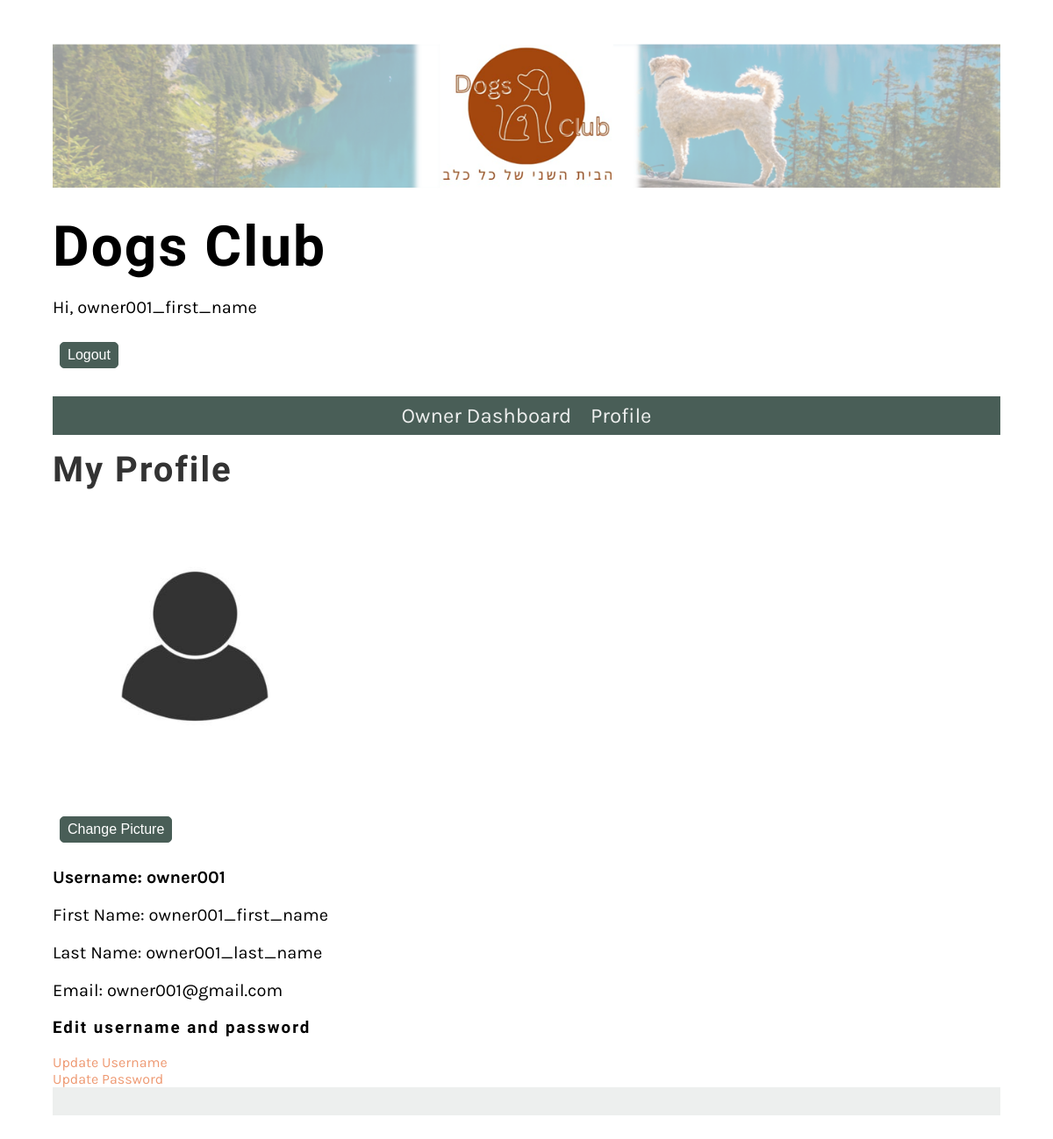
/user/profile/ (signed in), run on an earlier commit of the app's database.
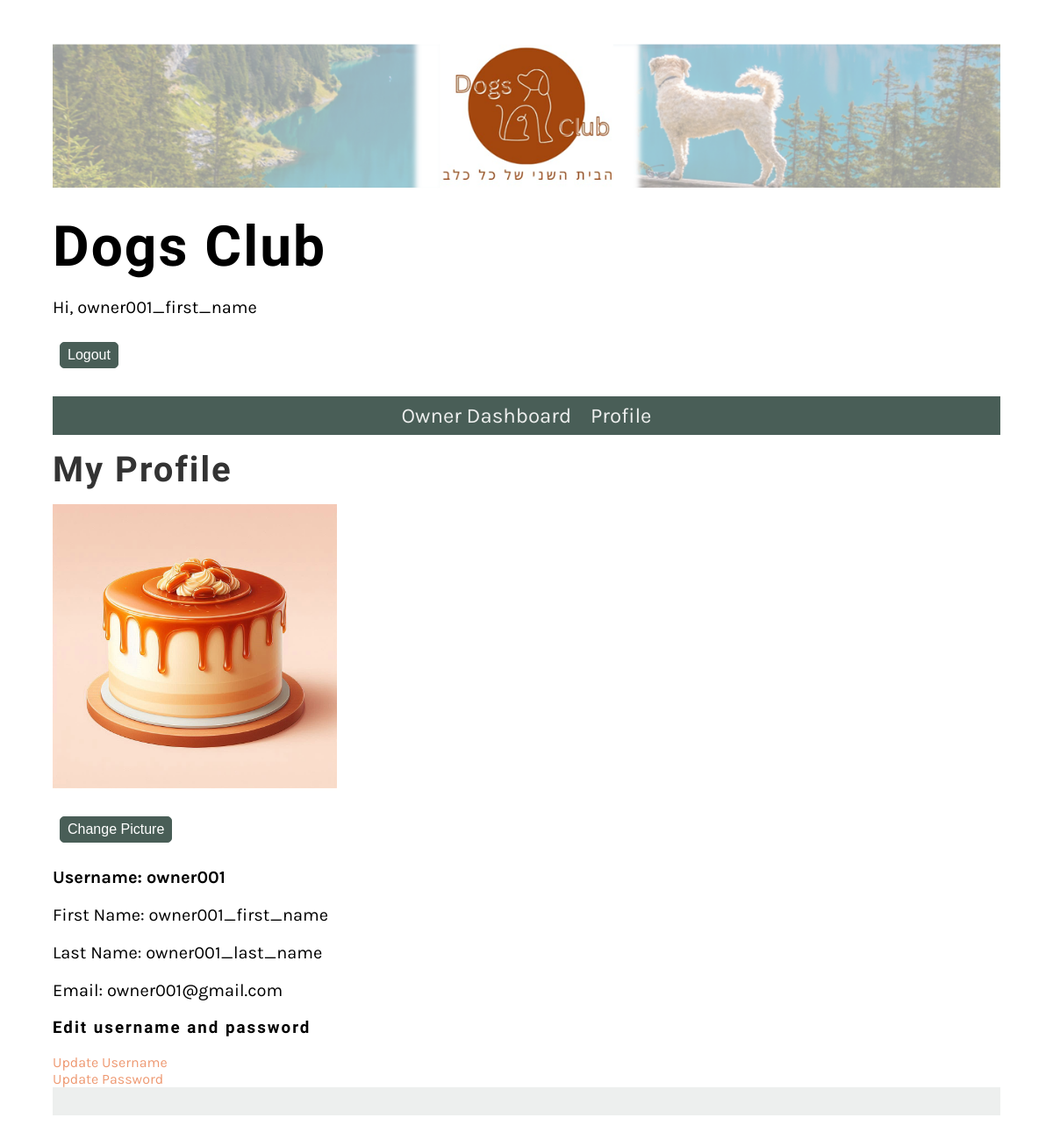
And on a later commit of the database.
### Website/models.py (models this page shows, shortened)
class Profile(models.Model):
    user = models.OneToOneField(User, on_delete=models.CASCADE)
    profile_picture = models.ImageField(upload_to='profile_pictures', blank=True, null=True, default='profile_pictures/default.jpg')

### Website/views.py (the view, shortened to what this page needs)
# urls.py: path('user/profile/', ProfileView.as_view(), name='profile'),
class ProfileView(LoginRequiredMixin, View):
    def get(self, request):
        profile = request.user.profile
        form = ProfileForm(instance=profile)
        dogs = Dog.objects.filter(owner=request.user)
        return render(request, 'profile.html', {'form': form, 'profile': profile, 'dogs': dogs})

### Website/templatetags/custom_filters.py (called while the page is built)
@register.filter
def has_group(user, group_name):
    return user.groups.filter(name=group_name).exists()

### Website/templates/profile.html (shortened to what this page needs)
{% extends 'base.html' %}
{% load static %}
{% load custom_filters %}
{% block content %}
<!DOCTYPE html>
<html>
<head>
</head>
<body>
    <h2>My Profile</h2>
    <div>
        {% if profile.profile_picture %}
            <img src="{{ profile.profile_picture.url }}" alt="Profile Picture" width=30%>
        {% else %}
            <p><i>No profile picture available</i></p>
        {% endif %}
        <button id="change-image-button" onclick="toggleImageUploadForm()" class="small_button">Change Picture</button>
        <p><b>Username: {{ profile.user.username }}</b></p>
        <p>First Name: {{ profile.user.first_name }}</p>
        <p>Last Name: {{ profile.user.last_name }}</p>
        <p>Email: {{ profile.user.email }}</p>
    </div>
    <h3>Edit username and password</h3>
    <a href="{% url 'update_username' %}">Update Username</a></br>
    <a href="{% url 'update_password' %}">Update Password</a></br>
</body>
</html>
{% endblock %}

What changed in the data, as far as the page shows it:
changed Profile "owner001": profile_picture: picture added in place of a placeholder
